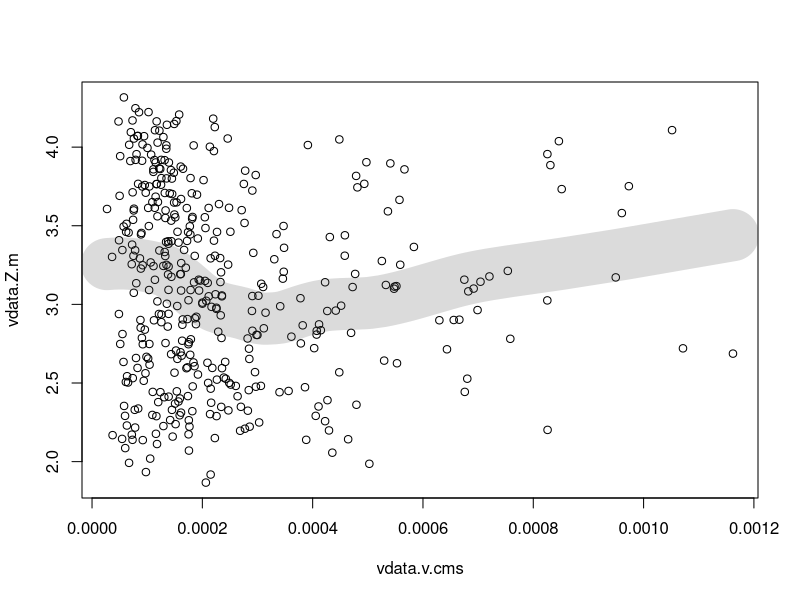
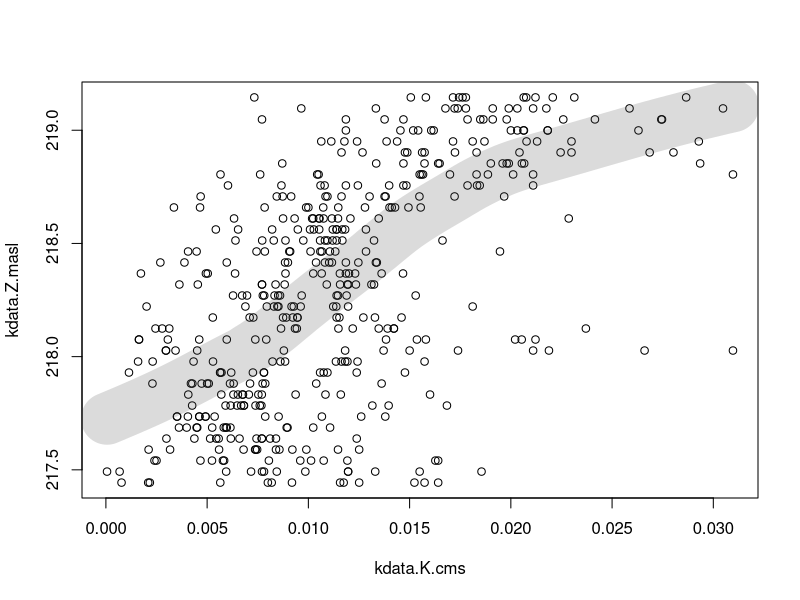
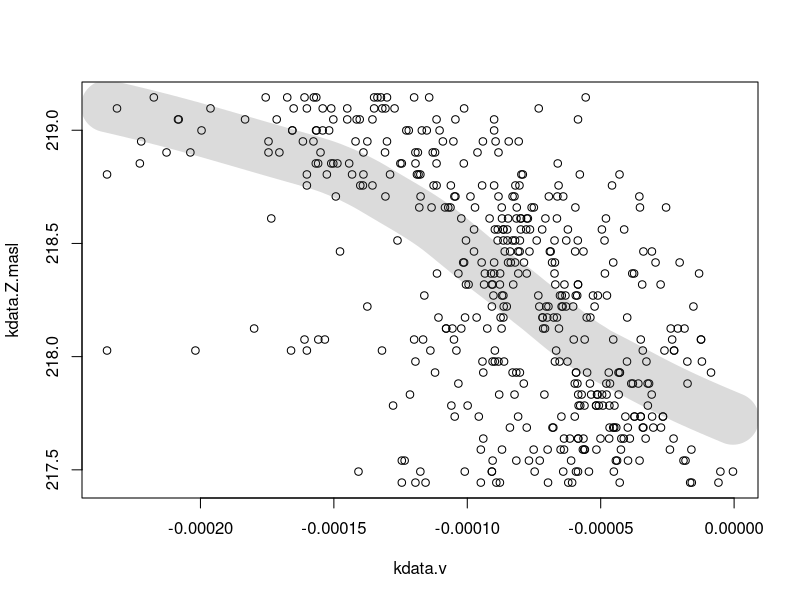
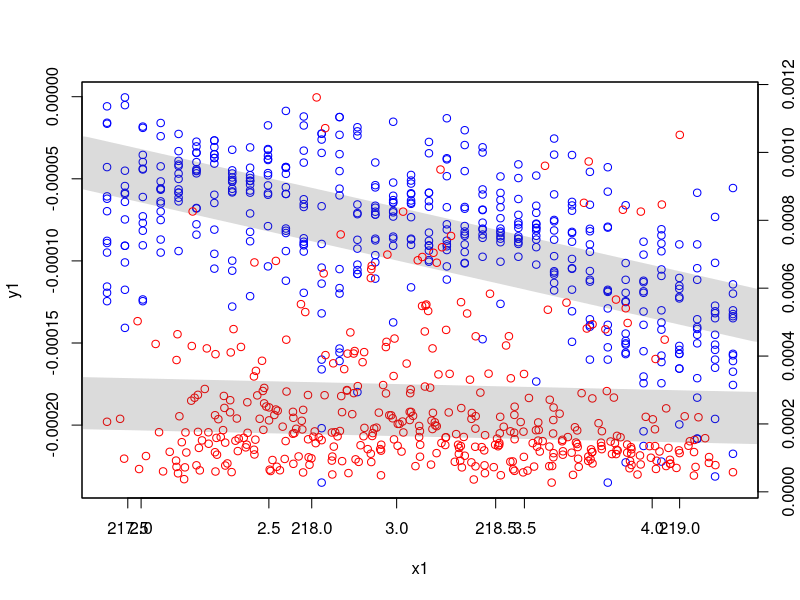

Source code (R) for these figures, in order:
setwd("C:/Users/efang/OneDrive - University of Kansas/GEOL 503/Project")
getwd()

kdata <- read.csv("ParedDown_K.csv")
vdata <- read.csv("ParedDown_v.csv")


#Convert Vdata column from cm/d to cm/s
vdata$v.cms <- vdata$v.cmd / (24 * 3600)

#vdata xy plot with line

par(mfrow=c(1,1)) 
vdataplot <- data.frame(vdata$v.cms,vdata$Z.m)
vdataplot <- na.omit(vdataplot)
vnalin <- lowess(vdataplot)
plot(vdataplot)
lines(vnalin, col=grey(level=0.3,alpha=0.2),lwd=50)


#kdata xy plot with line

par(mfrow=c(1,1)) 
kdataplot <- data.frame(kdata$K.cms,kdata$Z.masl)
kdataplot <- na.omit(kdataplot)
knalin <- lowess(kdataplot)
plot(kdataplot)
lines(knalin,  col=grey(level=0.3,alpha=0.2),lwd=50)

#Kdata transformed 

#convert cm/s to m/min
kdata$K.cms <- (kdata$K.cms/100)*60

#Q(flow rate)
A <- 1
i <- 4.3*10^-3
kdata$Q <- -1*(kdata$K.cms * A * i)

#q(specific discharge)
kdata$q <- (kdata$Q / A)

#v(seepage velocity)
n = 0.34
kdata$v <- (kdata$q / n)

#transformed kdata xy plot with line

par(mfrow=c(1,1)) 
kdataplot <- data.frame(kdata$v,kdata$Z.masl)
kdataplot <- na.omit(kdataplot)
knalin <- lowess(kdataplot)
plot(kdataplot)
lines(knalin,  col=grey(level=0.3,alpha=0.2),lwd=50)

#overlay new kdata on vdata
x1 <- kdata$Z.masl
y1 <- kdata$v
x2 <- vdata$Z.m
y2 <- vdata$v.cms
plot(x1,y1,col="blue")
abline(lm(y1~x1),col=grey(level=0.3,alpha=0.2),lwd=50)
par(new=T)
plot(x2,y2,col="red",xact="n",yaxt="n",ylab="",xlab="")
abline(lm(y2~x2),col=grey(level=0.3,alpha=0.2),lwd=50)
axis(side=4)
mtext("v",side=4,line=3)

